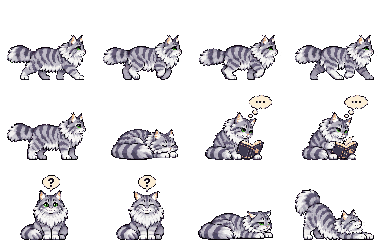
#> input picture art/silver-siberian-colony.png, 384 x 240 px; its folder holds 3 pictures in this run
$ python render-demo.py
#> lines starting #> are read from the running program, lines starting #| are printed output that depends on the picture
"""Render the README GIF from shipped sprites and a clearly labelled mock window.
Development-only: Pillow. No screenshots, new artwork generation, or runtime changes.
"""
from pathlib import Path
from functools import lru_cache
import json, math, os
from PIL import Image, ImageDraw, ImageFont, ImageOps

ROOT=Path(__file__).resolve().parents[1]
OUT=ROOT/'docs'; OUT.mkdir(exist_ok=True)
CHECKS=ROOT/'artifacts'/'demo-checks'; CHECKS.mkdir(parents=True,exist_ok=True)
W,H=1000,610; FLOOR=228; SCALE=2; FRAME_MS=80; COUNT=160
BREEDS=('silver-siberian','tuxedo','sheltie')
SHEETS=[Image.open(ROOT/f'art/{b}-colony.png').convert('RGBA') for b in BREEDS]
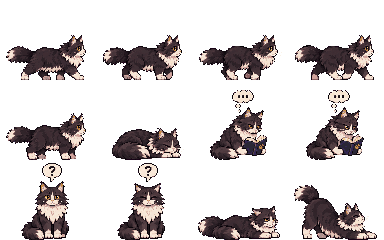
#> input picture art/tuxedo-colony.png, 384 x 240 px
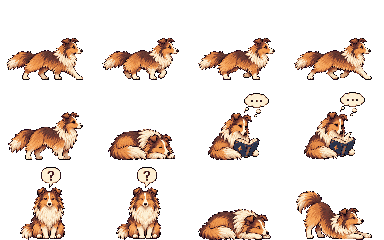
#> input picture art/sheltie-colony.png, 384 x 240 px
#> SHEETS = 3 items
#> (the run stopped early here; a loop or call above may not have finished)
